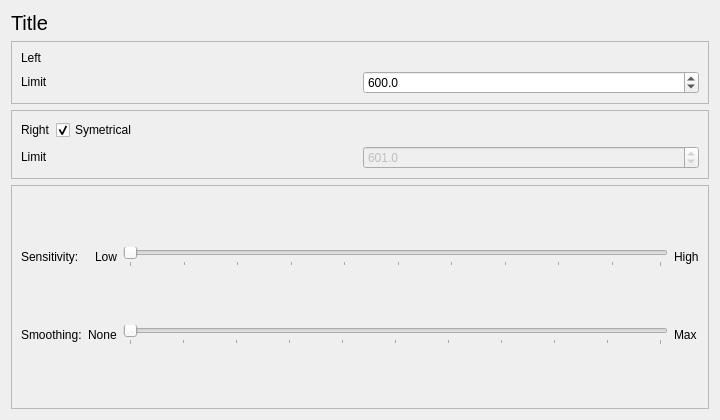
<?xml version="1.0" encoding="UTF-8"?>
<ui version="4.0">
 <class>SCurveForm</class>
 <widget class="QWidget" name="SCurveForm">
  <property name="geometry">
   <rect>
    <x>0</x>
    <y>0</y>
    <width>720</width>
    <height>420</height>
   </rect>
  </property>
  <property name="windowTitle">
   <string>Form</string>
  </property>
  <layout class="QVBoxLayout" name="verticalLayout_4">
   <item>
    <widget class="QLabel" name="SCTitle">
     <property name="sizePolicy">
      <sizepolicy hsizetype="Preferred" vsizetype="Maximum">
       <horstretch>0</horstretch>
       <verstretch>0</verstretch>
      </sizepolicy>
     </property>
     <property name="font">
      <font>
       <pointsize>15</pointsize>
      </font>
     </property>
     <property name="text">
      <string>Title</string>
     </property>
    </widget>
   </item>
   <item>
    <layout class="QHBoxLayout" name="horizontalLayout_2">
     <item>
      <layout class="QVBoxLayout" name="SCView"/>
     </item>
     <item>
      <layout class="QVBoxLayout" name="verticalLayout_3">
       <item>
        <widget class="QFrame" name="frame_2">
         <property name="sizePolicy">
          <sizepolicy hsizetype="Preferred" vsizetype="Maximum">
           <horstretch>0</horstretch>
           <verstretch>0</verstretch>
          </sizepolicy>
         </property>
         <property name="frameShape">
          <enum>QFrame::StyledPanel</enum>
         </property>
         <property name="frameShadow">
          <enum>QFrame::Raised</enum>
         </property>
         <layout class="QVBoxLayout" name="verticalLayout_2">
          <item>
           <widget class="QLabel" name="SCLeftLabel">
            <property name="sizePolicy">
             <sizepolicy hsizetype="Preferred" vsizetype="Maximum">
              <horstretch>0</horstretch>
              <verstretch>0</verstretch>
             </sizepolicy>
            </property>
            <property name="text">
             <string>Left</string>
            </property>
           </widget>
          </item>
          <item>
           <layout class="QGridLayout" name="gridLayout_2">
            <item row="0" column="0">
             <widget class="QLabel" name="label_2">
              <property name="sizePolicy">
               <sizepolicy hsizetype="Preferred" vsizetype="Maximum">
                <horstretch>0</horstretch>
                <verstretch>0</verstretch>
               </sizepolicy>
              </property>
              <property name="text">
               <string>Limit</string>
              </property>
             </widget>
            </item>
            <item row="0" column="1">
             <widget class="QDoubleSpinBox" name="SCLeftLimit">
              <property name="sizePolicy">
               <sizepolicy hsizetype="Minimum" vsizetype="Maximum">
                <horstretch>0</horstretch>
                <verstretch>0</verstretch>
               </sizepolicy>
              </property>
              <property name="decimals">
               <number>1</number>
              </property>
              <property name="minimum">
               <double>1.000000000000000</double>
              </property>
              <property name="maximum">
               <double>9999.899999999999636</double>
              </property>
              <property name="value">
               <double>600.000000000000000</double>
              </property>
             </widget>
            </item>
           </layout>
          </item>
         </layout>
        </widget>
       </item>
       <item>
        <widget class="QFrame" name="frame">
         <property name="sizePolicy">
          <sizepolicy hsizetype="Preferred" vsizetype="Maximum">
           <horstretch>0</horstretch>
           <verstretch>0</verstretch>
          </sizepolicy>
         </property>
         <property name="frameShape">
          <enum>QFrame::StyledPanel</enum>
         </property>
         <property name="frameShadow">
          <enum>QFrame::Raised</enum>
         </property>
         <layout class="QVBoxLayout" name="verticalLayout">
          <item>
           <layout class="QHBoxLayout" name="horizontalLayout_3">
            <item>
             <widget class="QLabel" name="SCRightLabel">
              <property name="sizePolicy">
               <sizepolicy hsizetype="Maximum" vsizetype="Maximum">
                <horstretch>0</horstretch>
                <verstretch>0</verstretch>
               </sizepolicy>
              </property>
              <property name="text">
               <string>Right</string>
              </property>
             </widget>
            </item>
            <item>
             <widget class="QCheckBox" name="SCSymetrical">
              <property name="sizePolicy">
               <sizepolicy hsizetype="Minimum" vsizetype="Maximum">
                <horstretch>0</horstretch>
                <verstretch>0</verstretch>
               </sizepolicy>
              </property>
              <property name="text">
               <string>Symetrical</string>
              </property>
              <property name="checked">
               <bool>true</bool>
              </property>
             </widget>
            </item>
           </layout>
          </item>
          <item>
           <layout class="QGridLayout" name="gridLayout_3">
            <item row="0" column="1">
             <widget class="QDoubleSpinBox" name="SCRightLimit">
              <property name="enabled">
               <bool>false</bool>
              </property>
              <property name="sizePolicy">
               <sizepolicy hsizetype="Minimum" vsizetype="Maximum">
                <horstretch>0</horstretch>
                <verstretch>0</verstretch>
               </sizepolicy>
              </property>
              <property name="decimals">
               <number>1</number>
              </property>
              <property name="minimum">
               <double>1.000000000000000</double>
              </property>
              <property name="maximum">
               <double>9999.899999999999636</double>
              </property>
              <property name="value">
               <double>601.000000000000000</double>
              </property>
             </widget>
            </item>
            <item row="0" column="0">
             <widget class="QLabel" name="label_3">
              <property name="sizePolicy">
               <sizepolicy hsizetype="Preferred" vsizetype="Maximum">
                <horstretch>0</horstretch>
                <verstretch>0</verstretch>
               </sizepolicy>
              </property>
              <property name="text">
               <string>Limit</string>
              </property>
             </widget>
            </item>
           </layout>
          </item>
         </layout>
        </widget>
       </item>
      </layout>
     </item>
    </layout>
   </item>
   <item>
    <widget class="QFrame" name="frame_3">
     <property name="frameShape">
      <enum>QFrame::StyledPanel</enum>
     </property>
     <property name="frameShadow">
      <enum>QFrame::Raised</enum>
     </property>
     <layout class="QHBoxLayout" name="horizontalLayout">
      <item>
       <layout class="QGridLayout" name="gridLayout">
        <item row="1" column="0">
         <widget class="QLabel" name="label_5">
          <property name="text">
           <string>Smoothing:</string>
          </property>
         </widget>
        </item>
        <item row="0" column="0">
         <widget class="QLabel" name="label_9">
          <property name="sizePolicy">
           <sizepolicy hsizetype="Preferred" vsizetype="Maximum">
            <horstretch>0</horstretch>
            <verstretch>0</verstretch>
           </sizepolicy>
          </property>
          <property name="text">
           <string>Sensitivity:</string>
          </property>
         </widget>
        </item>
        <item row="0" column="1">
         <widget class="QLabel" name="label">
          <property name="text">
           <string>Low</string>
          </property>
          <property name="alignment">
           <set>Qt::AlignRight|Qt::AlignTrailing|Qt::AlignVCenter</set>
          </property>
         </widget>
        </item>
        <item row="0" column="2">
         <widget class="QSlider" name="SCFactor">
          <property name="orientation">
           <enum>Qt::Horizontal</enum>
          </property>
          <property name="tickPosition">
           <enum>QSlider::TicksBelow</enum>
          </property>
          <property name="tickInterval">
           <number>10</number>
          </property>
         </widget>
        </item>
        <item row="0" column="3">
         <widget class="QLabel" name="label_6">
          <property name="text">
           <string>High</string>
          </property>
         </widget>
        </item>
        <item row="1" column="2">
         <widget class="QSlider" name="SCFilterSlider">
          <property name="minimum">
           <number>0</number>
          </property>
          <property name="maximum">
           <number>100</number>
          </property>
          <property name="orientation">
           <enum>Qt::Horizontal</enum>
          </property>
          <property name="tickPosition">
           <enum>QSlider::TicksBelow</enum>
          </property>
          <property name="tickInterval">
           <number>10</number>
          </property>
         </widget>
        </item>
        <item row="1" column="1">
         <widget class="QLabel" name="label_10">
          <property name="text">
           <string>None</string>
          </property>
         </widget>
        </item>
        <item row="1" column="3">
         <widget class="QLabel" name="label_11">
          <property name="text">
           <string>Max</string>
          </property>
         </widget>
        </item>
       </layout>
      </item>
     </layout>
    </widget>
   </item>
  </layout>
 </widget>
 <resources/>
 <connections/>
</ui>
